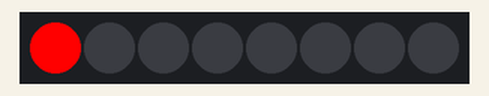
Recording of a sketch running on a simulated Arduino Uno, built with avr-gcc and run on an emulated ATmega328P. Parts: 8 RGB LEDs in strip order, left to right. Dim RGB values are drawn brighter than linear.

Above: at 0.05 s.
At 0.75 s:
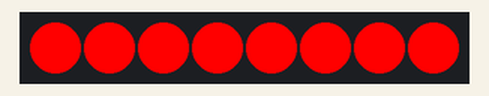
At 1.96 s:
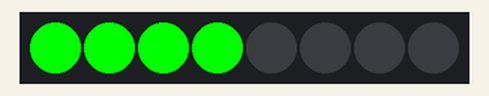
At 3.26 s:
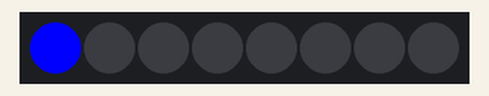
At 3.97 s:
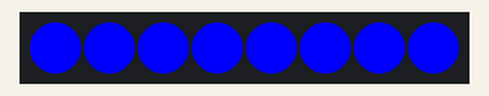
At 7.88 s:
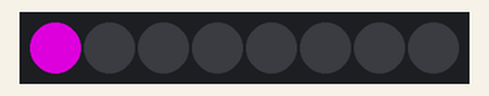
Timing chart, 0 to 40.0 s (numbered marks = the images above):
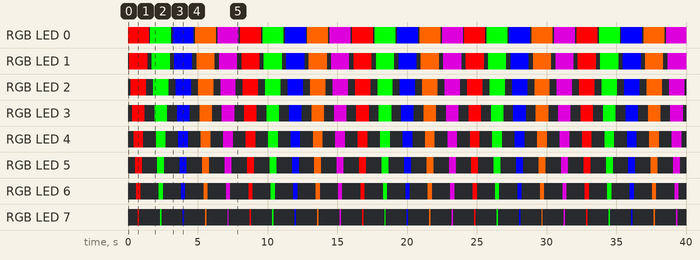

Measured:
- by itself, RGB LED 0: repeats every 8.0 s: off 0.10 s, RGB(0, 255, 0) 1.5 s, off 0.10 s, RGB(0, 0, 255) 1.5 s, off 0.10 s, RGB(255, 100, 0) 1.5 s, off 0.10 s, RGB(150, 0, 150) 1.5 s, off 0.10 s, RGB(255, 0, 0) 1.5 s
- by itself, RGB LED 1: repeats every 8.0 s: off 0.30 s, RGB(0, 255, 0) 1.3 s, off 0.30 s, RGB(0, 0, 255) 1.3 s, off 0.30 s, RGB(255, 100, 0) 1.3 s, off 0.30 s, RGB(150, 0, 150) 1.3 s, off 0.30 s, RGB(255, 0, 0) 1.3 s
- by itself, everything shown: repeats every 8.0 s, in 80 steps

The sketch:

RainbowLED.ino
```cpp
/*
* This code is for displaying rainbow light in my LED.
*/
#include <Adafruit_NeoPixel.h> // Include the Adafruit NeoPixel library

#define LED_PIN 14 // NeoPixel LED strip
#define NUM_LEDS 8 // Number of LEDs

// Create an instance of the Adafruit_NeoPixel class
Adafruit_NeoPixel strip = Adafruit_NeoPixel(NUM_LEDS, LED_PIN, NEO_GRB + NEO_KHZ800);

uint32_t colors[] = {
  strip.Color(255, 0, 0),   // Red
  strip.Color(0, 255, 0),   // Green
  strip.Color(0, 0, 255),   // Blue
  strip.Color(255, 100, 0), // Orange
  strip.Color(150, 0, 150)  // Purple
};

int colorIndex = 0;

void setup() {
  strip.begin(); // Initialize the NeoPixel strip
  strip.show(); // Set initial color to black
}

void loop() {
  uint32_t currentColor = colors[colorIndex];

  // Turn on LEDs one by one (forward)
  for (int i = 0; i < NUM_LEDS; i++) {
    strip.setPixelColor(i, currentColor);
    strip.show();
    delay(100);
  }

  // Turn off LEDs one by one (backward)
  for (int i = NUM_LEDS - 1; i >= 0; i--) {
    strip.setPixelColor(i, 0, 0, 0);
    strip.show();
    delay(100);
  }

  // Move to next color
  colorIndex = (colorIndex + 1) % 5;

}
```
